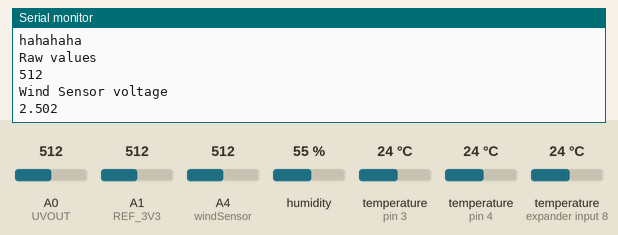
A sketch run on a simulated Arduino Uno, built with avr-gcc and run on an emulated ATmega328P. On the bench: the last lines printed to the serial monitor. The test bench sets the inputs (shaded band); at power-on: A4 (windSensor) = 512, A0 (UVOUT) = 512, A1 (REF_3V3) = 512, humidity 55 %, temperature (sensors on pin 3, pin 4, expander input 8) 24 °C.

Above: at 2.6 s.
2.7 s: A4 (windSensor) set to 417
At 4.1 s:
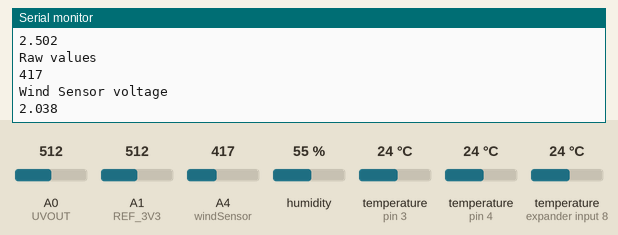
4.2 s: A4 (windSensor) set to 396
At 5.9 s:
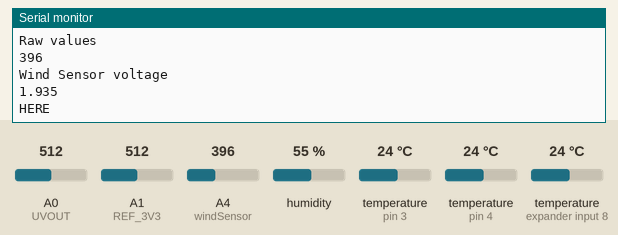
Timing chart, 0 to 7.4 s (numbered marks = the images above; inputs shaded):
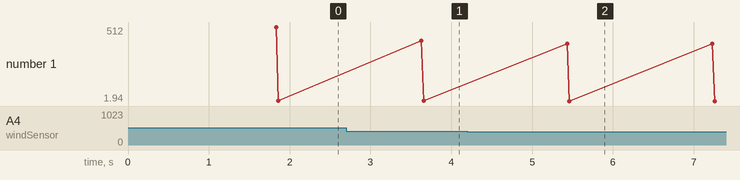

The sketch:

All_Sensors.ino
```cpp
//========== PIN CONFIGURATION =================//
//UV sensor (A0 & A1)
//DSB120 Dallas sensor D1 (pin4)
//DHT22 D3 (pin3)
//Wind sensor (A2)


#include "DHT.h"                // DHT Sensor
#include <OneWire.h>            // For Dallas sensor communication
#include <DallasTemperature.h>  // For Dallas sensor reading
#include <SoftwareSerial.h>
SoftwareSerial espSerial(10,11); //Tx, Rx


#define UVOUT A0
#define DHTPIN 3
#define DHTTYPE DHT22
#define ONE_WIRE_BUS 4
#define BUFFER_LEN 256

char msg[BUFFER_LEN];
float end_time = 0;
int REF_3V3 = A1;


//====================== Dallas ====================//
OneWire oneWire(ONE_WIRE_BUS);
DallasTemperature sensors(&oneWire);

//====================== DHT ==================================//
DHT dht(DHTPIN, DHTTYPE);

//====================== Wind Sensor =========================//
int windSensor = A4;
float voltageMax = 2.0;
float voltageMin = .454; // Make sure the value is 3 decimal points, serial print by default displays only 2 decimal points. Currently the offset voltage is .405, but to be safer I havemade .409. This can vary for every sensor, make sure to check.
float voltageConversionConstant = .004882814;
float sensorVoltage = 0;
float windSpeed = 0;

float windSpeedMin = 0;
float windSpeedMax = 32;

void setup() {
  Serial.begin(9600);
  espSerial.begin(115200);
  //========= UV sensor ===========//
  pinMode(UVOUT, INPUT);
  pinMode(A2, INPUT);

  //========== Dallas ============//
  sensors.begin();

  //=========== DHT ==============//
  dht.begin();

  //=========== Wind sensor =========//


}

void loop() {
  Serial.println("hahahaha");
  float start = millis();
  float uvIntensity = 0;
  float dallas_0 = 0;
  float dallas_1 = 0;
  float temperature = 0;
  float humidity = 0;
  float windSpeed = 0;

  float start_time =millis();
  int average = 0;

//  for (int x=0; x<=average; x++){
  while (end_time-start_time<60000){

  delay(1000);

  //========================== UV sensor ==============================//
//  int uvLevel = averageAnalogRead(UVOUT);
  int uvLevel = analogRead(UVOUT);
//  Serial.println("UV voltage");
//  Serial.println(uvLevel);
  int refLevel = analogRead(REF_3V3);
//  float analog = analogRead(A0);

//  Serial.println("uvlevel ");
//  Serial.println(uvLevel);
//
//  Serial.println("reflevel");
//  Serial.println(refLevel);
//
  float outputVoltage = 3.3/refLevel *uvLevel;
//  Serial.println("UV voltage");
//  Serial.println(outputVoltage);

  if (outputVoltage<1) // If lesser than the minimum
  {
    uvIntensity = 0;
    }

   else
   {
      uvIntensity += mapfloat(outputVoltage, 0.99, 2.8, 0.0, 15.0); //Convert the voltage to a UV intensity level
   }

  //=========================== Dallas ===============================//
  sensors.requestTemperatures();
  dallas_0 += sensors.getTempCByIndex(0);
  dallas_1 += sensors.getTempCByIndex(1);

  //=========================== DHT ==================================//
  float t = dht.readTemperature();
  float h = dht.readHumidity();

  if (isnan(h) || isnan(t)) {
//    Serial.println(F("Failed to read from DHT sensor!"));
    bool DHT_flag = true;
  }

  else{
    temperature += t;
    humidity += h;
  }

  //======================== Wind sensor ============================//
  int sensorValue = analogRead(windSensor);
  delay(20);

  sensorValue = analogRead(windSensor);

  float voltage = sensorValue * (5.0 / 1023.0);

  sensorVoltage = sensorValue * voltageConversionConstant;
  Serial.println();

  Serial.println("Raw values");
  Serial.println(sensorValue);

  Serial.println();

  Serial.println("Wind Sensor voltage");
  Serial.println(voltage, 3);

  if (sensorVoltage > voltageMin and sensorVoltage <= voltageMax) {
    Serial.println("HERE");
    windSpeed += ((sensorVoltage - voltageMin) * windSpeedMax / (voltageMax - voltageMin)); //For voltages above minimum value, use the linear relationship to calculate wind speed. * 2.232694
  }
//  Serial.println(windSpeed);

  average++;

  end_time=millis();

  }

//  Serial.println(average);
  Serial.print("Speed:");
  Serial.println(windSpeed/average);

  Serial.println();

  Serial.print("Temperature Dallas 0: ");
  Serial.print(dallas_0/average);
  Serial.println();

  Serial.print("Temperature Dallas 1: ");
  Serial.print(dallas_1/average);
  Serial.println();

  Serial.print("UV Intensity (mW/cm^2): ");
  Serial.print(uvIntensity/average);

  Serial.println();

  float end = millis();
  Serial.println("time difference");
  Serial.println(end-start);

//================================================== CODE FOR AWS =================================================//

  String msg2 = "{\"Temperature\"   : " + String(temperature/average) + ",\"Humidity\"  : " + String(humidity/average) + ",\"UV_Intensity\" : " + String(uvIntensity/average) + ",\"Dallas1\" : " +
  String(dallas_0/average) + ",\"Dallas2\" : " + String(dallas_1/average) + ",\"Wind_Speed\" : " + String(windSpeed/average) + "}x";

  Serial.println("Sending data to node mcu");
  Serial.println(msg2);
  espSerial.println(msg2);

//  msg= msg2;
//  espSerial.write("I am writing some data here x");

}

int averageAnalogRead(int pinToRead)
{
  byte numberOfReadings = 8;
  unsigned int runningValue = 0;

  for(int x = 0 ; x < numberOfReadings ; x++)
    runningValue += analogRead(pinToRead);
  runningValue /= numberOfReadings;

  return(runningValue);
}

float mapfloat(float x, float in_min, float in_max, float out_min, float out_max)
{
  return (x - in_min) * (out_max - out_min) / (in_max - in_min) + out_min;
}
```

Measured:
- the behaviour switches between 410 and 409 on A4 (windSensor) (found by bisection; images 1 and 2)
- after the input at 2.7 s, the serial monitor: prints a new line after 0.93 s (image 1)
- after the input at 4.2 s, the serial monitor: prints a new line after 1.2 s (image 2)
- plotted number 1: 2.5 → 2.04 after the input at 2.7 s, 2.04 → 1.94 after the input at 4.2 s
